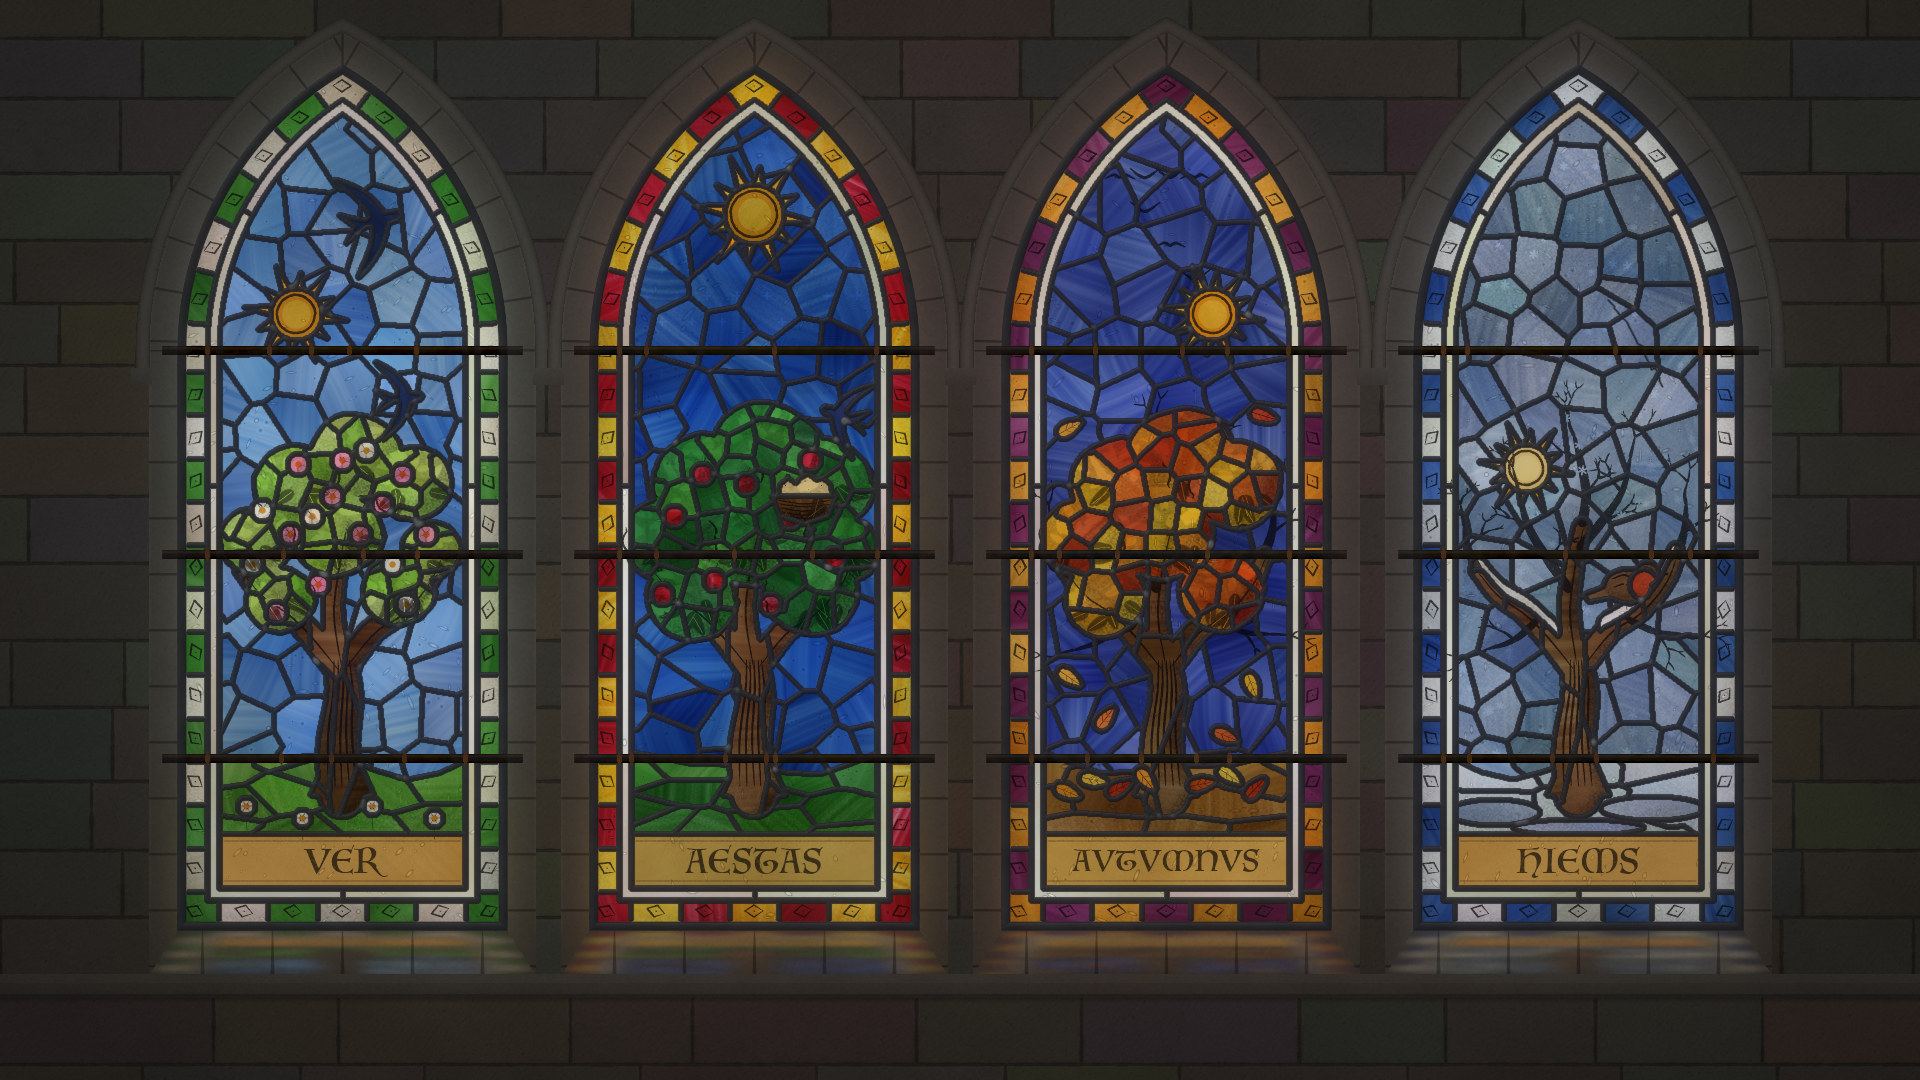

This figure's Python source:
"""Example (stained glass / 彩色玻璃花窗): 四季之窗 · Window of the Seasons — four Gothic lancets in a stone wall,
lit by daylight from behind. Every light shows the same tree (the same trunk and boughs) in one season, and the
sun stands at a different height in each: highest in summer, level at the two equinoxes, low behind bare
branches in winter. The birds tell the year: swallows arrive in spring, a nest of chicks in summer, geese leave
in a V in autumn, a robin stays through the snow. Latin names in the label bands (VER, AESTAS, AVTVMNVS, HIEMS).
Pot-metal glass with streaks and seeds, grisaille trace lines and stippled matt, leaves scratched out of the
matt, silver stain, lead came with soldered joints, saddle bars, a mended crack, coloured light on the reveals
and the sill.
Draw-on stages: stone -> cutline cartoon -> glass -> trace -> matt and stain -> lead -> iron -> daylight.
No image model.
python3 stainedglass_seasons.py [out.jpg] [--stages DIR]
"""
import os, sys, time
sys.path.insert(0, os.path.join(os.path.dirname(os.path.abspath(__file__)), '..', 'lib'))
import numpy as np
from stainedglass import StainedGlass

out = sys.argv[1] if len(sys.argv) > 1 and not sys.argv[1].startswith('--') else 'stainedglass_seasons.jpg'
stages = sys.argv[sys.argv.index('--stages') + 1] if '--stages' in sys.argv else None
t0 = time.time()

g = StainedGlass(1920, 1080, seed=4, record=bool(stages), ambient=0.08)
rng = np.random.default_rng(12)
g.wall('#8e8474', '#6b6358')

TOP, BOT, WID = 64, 930, 330
CX = [342, 754, 1166, 1578]
lights = [g.lancet(cx, TOP, BOT, WID, splay=28, sill=44, hood=14) for cx in CX]
g.string_course(BOT + 44, 24)
g.stage('stone')

BORDER, FILLET = 30, 42                               # sdf bands: border 0..30, white fillet 30..42, field beyond
LABEL_Y = (770, 824)                                  # label band (local y)
GROUND_Y = 700

SEASONS = [
    dict(name='VER', sky=['#6f9ed6', '#5c8ccc', '#7aa8dc'], sun=(-46, 250, 26), border=['#4e9a3c', '#e6e0cc'],
         ground=['#6aae3e', '#7cbc48', '#5a9a36'], crown=['#a6d05a', '#8fc24c', '#bcd96e', '#9ccd52'], lobe=0.8),
    dict(name='AESTAS', sky=['#2456b0', '#1d4aa0', '#2b61bd'], sun=(0, 150, 30), border=['#b3182c', '#f2c230'],
         ground=['#3c8a34', '#2f7a2e', '#4a9a3a'], crown=['#2f8a3c', '#3f9c45', '#257034', '#4aa040'], lobe=1.0),
    dict(name='AVTVMNVS', sky=['#3a4fa2', '#33459a', '#4558ae'], sun=(46, 250, 26), border=['#e0922a', '#7a2c5c'],
         ground=['#9a6a2a', '#8a5a24', '#a87a34'], crown=['#e0922a', '#d0601e', '#e8b830', '#b8401e'], lobe=0.92),
    dict(name='HIEMS', sky=['#8fa9cc', '#9db4d4', '#839fc6'], sun=(-52, 404, 24), border=['#3a64b0', '#e8ecef'],
         ground=['#eef1f2', '#dfe8ef', '#cddcea'], crown=None, lobe=0),
]

# the one tree, in local coordinates (ly down from the apex), shared by all four lights.
# Glass can only be cut so thin: the trunk and main boughs are cut glass, everything thinner is painted.
TRUNK = [(0, 730), (-4, 682), (2, 634), (-2, 594)]
CUT_BOUGHS = [([(-4, 604), (-30, 572), (-54, 548), (-80, 530), (-100, 506)], 27, 16),     # left
              ([(4, 600), (32, 566), (62, 546), (86, 518), (98, 492)], 26, 16),           # right
              ([(-2, 598), (-9, 548), (-4, 500), (4, 462)], 23, 16)]                      # leader
PAINTED = [([(-100, 506), (-110, 486), (-114, 462)], 9, 3),
           ([(98, 492), (106, 468), (108, 440)], 9, 3),
           ([(4, 462), (8, 430), (2, 396), (-4, 372)], 10, 3),
           ([(-7, 528), (-30, 496), (-50, 462), (-60, 424)], 10, 3),
           ([(0, 486), (24, 458), (44, 428), (52, 394)], 9, 3),
           ([(-40, 556), (-64, 576), (-92, 586)], 7, 2.5),
           ([(48, 554), (78, 568), (104, 570)], 7, 2.5)]
NEST = [(18, 432), (82, 432), (74, 452), (50, 460), (26, 452)]
CHICKS = [(24, 433), (26, 420), (34, 414), (42, 420), (46, 414), (54, 410), (62, 416), (68, 414), (76, 420), (78, 433)]
LOBES = [(-84, 476, 46), (-46, 420, 54), (14, 392, 56), (70, 420, 50), (90, 486, 36), (-62, 536, 44),
         (56, 528, 46), (-4, 470, 56)]


def twigs(p, ang, length, width, depth, out):
    """a little recursive tree of painted twigs"""
    q = (p[0] + np.cos(ang) * length, p[1] + np.sin(ang) * length)
    mid = ((p[0] + q[0]) / 2 + rng.normal(0, length * 0.07), (p[1] + q[1]) / 2 + rng.normal(0, length * 0.07))
    out.append(([p, mid, q], width))
    if depth > 0:
        for da in (-0.5, 0.45):
            twigs(q, ang + da + rng.normal(0, 0.18), length * rng.uniform(0.58, 0.74), width * 0.66, depth - 1, out)


def _place(L, pts, x, y, s, flip, rot):
    P = np.asarray(pts, np.float32) * s
    if flip: P[:, 0] *= -1
    c, sn = np.cos(rot), np.sin(rot)
    return L.P(P @ np.array([[c, sn], [-sn, c]], np.float32) + [x, y])


def swallow(L, x, y, s=1.0, flip=False, rot=0.0):
    """a swallow seen from below: scythe-curved wings swept back, short body, deeply forked tail"""
    from core import spline as sp
    up = [(6, -3), (3, -12), (-4, -24), (-16, -36), (-32, -46), (-22, -32), (-14, -20), (-9, -9), (-8, -3)]
    lo = [(px, -py) for px, py in up[::-1]]
    body = [(20, 0), (17, -4), (8, -5), (-8, -4), (-14, -3), (-36, -14), (-24, 0), (-36, 14), (-14, 3), (-8, 4), (8, 5), (17, 4)]
    m = 0
    for part in (up, body, lo):
        P = sp(part + [part[0]], 6) if part is not body else np.asarray(part, np.float32)
        m = m + g.poly(_place(L, P, x, y, s, flip, rot))
    return np.clip(m, 0, 1)


def leaf_pts(cx, cy, ang, ln, wd, n=30):
    t = np.linspace(0, 2 * np.pi, n, endpoint=False)
    u = np.cos(t) * ln / 2
    v = np.sin(t) * wd / 2 * (1 - 0.35 * np.cos(t))         # a pointed tip
    c, s = np.cos(ang), np.sin(ang)
    return np.stack([cx + u * c - v * s, cy + u * s + v * c], 1)


def lobe_masks(L, lobes, field):
    return [g.blob(*L.pt(x, y), r, r * 0.93, rough=0.1, seed=sd) * field for (x, y, r, sd) in lobes]


def wood_mask(L, field):
    m = g.branch(L.P(TRUNK), 46, 30) + g.poly(L.P([(-32, 731), (-18, 700), (18, 700), (32, 731), (0, 737)]))
    for pts, w0, w1 in CUT_BOUGHS:
        m = np.maximum(m, g.branch(L.P(pts), w0, w1))
    return np.clip(m, 0, 1) * field


paint = []                                           # painting jobs, done after all the glass is cut
for L, S in zip(lights, SEASONS):
    field = L.inner(FILLET)
    # ---- sky: a mosaic of blues
    g.glass(field, S['sky'], cell=46, streak=0.6)
    sx, sy, sr = S['sun']
    scx, scy = L.pt(sx, sy)
    # ---- the sun: a disc of yellow with cut rays of gold and amber
    nr = 12
    for k in range(nr):
        a = k * 2 * np.pi / nr + 0.13
        tip = sr * (2.05 if k % 2 == 0 else 1.62)
        ray = [(scx + np.cos(a - 0.21) * sr * 0.9, scy + np.sin(a - 0.21) * sr * 0.9), (scx + np.cos(a) * tip, scy + np.sin(a) * tip),
               (scx + np.cos(a + 0.21) * sr * 0.9, scy + np.sin(a + 0.21) * sr * 0.9)]
        g.glass(g.poly(ray) * field, '#f0b02a' if k % 2 == 0 else '#f6d24a', streak=0.4)
    g.glass(g.circle(scx, scy, sr) * field, '#f3cf4a' if S['name'] != 'HIEMS' else '#f4e3a0', streak=0.3, seeds=0.6)
    # ---- ground: a wavy band of pieces
    gx = np.linspace(-130, 130, 9)
    gy = GROUND_Y + 10 * np.sin(gx / 40 + CX.index(L.cx)) - 6 * np.cos(gx / 23)
    ground = g.poly(L.P(np.vstack([np.stack([gx, gy], 1), [(130, LABEL_Y[0]), (-130, LABEL_Y[0])]]))) * field
    g.glass(ground, S['ground'], cell=42, streak=0.5, aspect=1.6)
    if S['name'] == 'HIEMS':                         # snow drifts: blue shadows lying in the hollows
        for (dx, dy, rx, ry) in [(-84, 748, 46, 13), (74, 744, 52, 12), (0, 763, 66, 8)]:
            g.glass(g.ellipse(*L.pt(dx, dy), rx, ry) * ground, '#b9cde4', streak=0.3)
    # ---- trunk and main boughs, cut in brown glass
    wood = wood_mask(L, field)
    g.glass(wood, ['#6e4526', '#7a4e2c', '#62401f'], cell=62, aspect=1.8, angle=np.pi / 2, streak=0.5, streak_dir=np.pi / 2)
    if S['name'] == 'HIEMS':                         # snow lying on the upper half of the two side boughs
        for pts, w0, w1 in CUT_BOUGHS[:2]:
            P = np.asarray(pts, np.float32)
            up = g.branch(L.P(P[1:] + [0, -6]), w0 * 0.9, w1 * 0.9)          # snow bulges a little above the bough
            down = g.branch(L.P(P[1:] + [0, 8]), w0 * 0.9, w1)
            g.glass(np.clip(up - down, 0, 1) * field, '#f1f2ee', streak=0.3)
    # ---- crown: one area of mixed greens (or golds), cut into small pieces; lobes are modelled in paint later
    lobes = []
    if S['crown']:
        keep = range(len(LOBES)) if S['name'] != 'AVTVMNVS' else [0, 1, 2, 3, 5, 6, 7]
        for i in sorted(keep, key=lambda i: LOBES[i][1]):          # back (high) to front (low)
            x, y, r = LOBES[i]
            r *= S['lobe']
            lobes.append((x, y, r, 500 + 10 * len(lobes) + CX.index(L.cx)))      # keep the seed, rebuild the mask later
        crown = np.clip(sum(lobe_masks(L, lobes, field)), 0, 1)
        g.glass(crown, S['crown'], cell=30, streak=0.5, vary=1.2)
    # ---- the season's birds and fruit, in glass
    details = []
    if S['name'] == 'VER':
        blossom = [(-80, 446), (-44, 400), (-10, 432), (24, 386), (60, 410), (84, 470), (-90, 500), (-52, 470),
                   (18, 470), (50, 500), (-24, 520), (-66, 548), (64, 540), (0, 396), (40, 440), (-30, 452)]
        for k, (x, y) in enumerate(blossom):
            g.glass(g.circle(*L.pt(x, y), 11) * field, '#ef9ab8' if k % 3 else '#f2ece0', streak=0.2, seeds=0.4)
            details.append(('blossom', x, y))
        for (x, y, s, fl, rt) in [(38, 156, 1.1, False, -0.25), (64, 334, 0.85, False, -0.1)]:
            g.glass(swallow(L, x, y, s, fl, rt) * field, '#1c2a58', streak=0.3)
            details.append(('swallow', x, y, s, fl, rt))
        for x in (-96, -40, 30, 92):                 # daisies in the grass
            y = 742 + (x % 3) * 6
            g.glass(g.circle(*L.pt(x, y), 9) * field, '#f2ece0', streak=0.2)
            details.append(('flower', x, y))
    if S['name'] == 'AESTAS':
        for (x, y) in [(-80, 452), (-40, 516), (-8, 420), (36, 454), (80, 494), (-92, 530), (16, 540), (56, 396), (-52, 410)]:
            g.glass(g.circle(*L.pt(x, y), 11) * field, '#b3182c', streak=0.6, flashed=True)
            details.append(('apple', x, y))
        nest = g.poly(L.P(NEST)) * field
        chicks = g.poly(L.P(CHICKS)) * field
        g.glass(chicks, '#e9dfb8', streak=0.2)
        g.glass(nest, '#7a4a24', streak=0.6, streak_dir=0.0)
        g.glass(swallow(L, 84, 350, 0.85, True, 0.3) * field, '#1c2a58', streak=0.3)   # a parent flying back to the nest
        details.append(('nest',))
    if S['name'] == 'AVTVMNVS':
        falling = [(-96, 614, 0.6), (-60, 654, -0.9), (86, 622, 1.2), (98, 352, 0.3), (-96, 364, -0.5), (60, 672, 0.4)]
        pile = [(-72, 716, 0.2), (-46, 724, -0.5), (-20, 716, 0.9), (36, 720, -0.2), (64, 712, 0.6), (90, 724, -0.8),
                (-98, 728, 0.4)]
        for k, (x, y, a) in enumerate(falling + pile):
            col = ['#e0922a', '#d0601e', '#e8b830', '#b8401e'][k % 4]
            g.glass(g.poly(leaf_pts(*L.pt(x, y), a, 30, 15)) * field, col, streak=0.4)
            details.append(('leaf', x, y, a))
    if S['name'] == 'HIEMS':
        rx_, ry_ = 50, 522                           # a robin perched on the right bough
        body = g.blob(*L.pt(rx_, ry_), 24, 17, rough=0.04) + g.circle(*L.pt(rx_ + 19, ry_ - 13), 12) \
            + g.poly(L.P([(rx_ - 18, ry_ - 2), (rx_ - 44, ry_ + 8), (rx_ - 40, ry_ + 16), (rx_ - 14, ry_ + 11)]))
        body = np.clip(body, 0, 1) * field
        g.glass(body, '#7a5434', streak=0.4)
        g.glass(g.blob(*L.pt(rx_ + 16, ry_ - 1), 14, 15, rough=0.04) * body, '#d4502a', streak=0.4)
        details.append(('robin', rx_, ry_))
    # ---- label band (white glass, stained gold later, painted letters)
    band = g.poly(L.P([(-200, LABEL_Y[0]), (200, LABEL_Y[0]), (200, LABEL_Y[1] + 30), (-200, LABEL_Y[1] + 30)])) * field
    g.glass(band, '#ece6d2', streak=0.3)
    # ---- white fillet and the border
    g.glass(L.band(BORDER, FILLET), '#efeadb', sites=L.outline((BORDER + FILLET) / 2, 140), streak=0.3)
    bsites = L.outline(BORDER / 2 + 2, 40)
    g.glass(L.band(-2, BORDER), S['border'], sites=bsites, streak=0.5, flashed=S['border'][0] == '#b3182c')
    paint.append((L, S, lobes, details, bsites))

g.stage('cartoon', cartoon=True)
g.stage('glass')

# ================================================================== trace lines
for L, S, lobes, details, bsites in paint:
    lm = lobe_masks(L, lobes, L.inner(FILLET))
    sx, sy, sr = S['sun']
    scx, scy = L.pt(sx, sy)
    t = np.linspace(0, 2 * np.pi, 40)
    g.trace(np.stack([scx + (sr - 7) * np.cos(t), scy + (sr - 7) * np.sin(t)], 1), 2.2, taper=(0, 0))
    # bark: long wavering lines up the trunk and along the boughs
    for k in range(5):
        off = -15 + k * 7.5
        g.trace(L.P([(off * 0.95, 722), (off * 0.8 - 2, 672), (off * 0.62 + 1, 626), (off * 0.5, 596)]), 2.0, taper=(0.3, 0.4))
    for pts, w0, w1 in CUT_BOUGHS:
        g.trace(L.P(np.asarray(pts, np.float32) + [1, 3]), 1.8, taper=(0.3, 0.5))
    # painted branches and twigs, too thin to cut in glass (seen in full in winter, through gaps otherwise)
    if S['name'] in ('HIEMS', 'AVTVMNVS'):
        tw = []
        depth = 3 if S['name'] == 'HIEMS' else 2
        sky_clip = None if not lobes else 1 - np.clip(sum(lm), 0, 1)    # autumn: twigs only where the sky shows
        for pts, w0, w1 in PAINTED:
            P = np.asarray(pts, np.float32)
            g.trace(L.P(P), w0, taper=(0.02, 0.7), clip=sky_clip)
            d = P[-1] - P[-2]; a = np.arctan2(d[1], d[0])
            twigs(tuple(P[-1]), a, 22, w1 * 1.2, depth, tw)
            for j in range(1, len(P) - 1):
                twigs(tuple(P[j]), a + (0.9 if j % 2 else -0.9), 20, w1 * 1.3, depth - 1, tw)
        for p, w in tw:
            g.trace(L.P(p), max(w, 1.2), taper=(0.05, 0.9), clip=sky_clip)
    # crown: a scalloped line of leaf tips along the lower, shaded rim of every lobe that is in front
    for i, (x, y, r, _) in enumerate(lobes):
        later = np.clip(sum(lm[i + 1:]), 0, 1) if i + 1 < len(lobes) else 0
        th = np.linspace(-0.5, np.pi + 0.3, int(r * 3.6))
        rr = r * (0.96 + 0.07 * np.abs(np.sin(th * r / 7)))
        P = np.stack([x + rr * np.cos(th), y + rr * np.sin(th) * 0.93], 1)
        Q = L.P(P)
        vis = [(0 <= int(q[1]) < g.H and 0 <= int(q[0]) < g.W and (np.isscalar(later) or later[int(q[1]), int(q[0])] < 0.5)) for q in Q]
        run = []
        for q, v in zip(Q, vis):
            if v: run.append(q)
            elif len(run) > 3: g.trace(np.array(run), 2.2, taper=(0.3, 0.3), smooth=False, wobble=0); run = []
            else: run = []
        if len(run) > 3: g.trace(np.array(run), 2.2, taper=(0.3, 0.3), smooth=False, wobble=0)
        # a few painted leaves with midribs in the shadowed lower half
        for k in range(int(r / 9)):
            a = rng.uniform(0.2, 2.6); d = r * rng.uniform(0.45, 0.8)
            lx, ly = x + d * np.cos(a), y + d * np.sin(a) * 0.93
            if not np.isscalar(later) and later[int(L.pt(lx, ly)[1]), int(L.pt(lx, ly)[0])] > 0.5: continue
            ang = a + rng.normal(0, 0.5)
            Pl = leaf_pts(*L.pt(lx, ly), ang, 24, 11, 24)
            np.maximum(g.trace_a, g.poly(Pl) * 0.8, out=g.trace_a)
            c, s_ = np.cos(ang), np.sin(ang)
            g.scratch([L.pt(lx - 10 * c, ly - 10 * s_), L.pt(lx + 9 * c, ly + 9 * s_)], 1.3)
    for d in details:
        if d[0] == 'blossom':
            cx_, cy_ = L.pt(d[1], d[2])
            for k in range(5):
                a = k * 2 * np.pi / 5 + 0.3
                g.trace(np.array([(cx_ + 3 * np.cos(a), cy_ + 3 * np.sin(a)), (cx_ + 8 * np.cos(a), cy_ + 8 * np.sin(a))]), 1.5)
        elif d[0] == 'flower':
            cx_, cy_ = L.pt(d[1], d[2])
            g.trace(np.array([(cx_, cy_ + 8), (cx_ + 1, cy_ + 24)]), 2.2, taper=(0.1, 0.6))
            for k in range(6):
                a = k * 2 * np.pi / 6
                g.trace(np.array([(cx_ + 2.5 * np.cos(a), cy_ + 2.5 * np.sin(a)), (cx_ + 7 * np.cos(a), cy_ + 7 * np.sin(a))]), 1.3)
        elif d[0] == 'swallow':
            pass
        elif d[0] == 'apple':
            cx_, cy_ = L.pt(d[1], d[2])
            g.trace(np.array([(cx_ + 1, cy_ - 9), (cx_ + 4, cy_ - 17)]), 2.4, taper=(0.1, 0.5))
        elif d[0] == 'leaf':
            _, x, y, a = d
            c, s_ = np.cos(a), np.sin(a)
            cx_, cy_ = L.pt(x, y)
            g.trace(np.array([(cx_ - 14 * c, cy_ - 14 * s_), (cx_ + 12 * c, cy_ + 12 * s_)]), 1.8, taper=(0.1, 0.6))
            for j in (-1, 1):
                for u in (-5, 2):
                    g.trace(np.array([(cx_ + u * c, cy_ + u * s_), (cx_ + (u + 5) * c - j * 5 * s_, cy_ + (u + 5) * s_ + j * 5 * c)]), 1.1)
        elif d[0] == 'nest':
            for k in range(6):
                y0 = 436 + k * 4
                g.trace(L.P([(22 + k * 2, y0), (50, y0 + 3 + rng.normal(0, 1)), (78 - k * 2, y0)]), 1.4, taper=(0.2, 0.2))
            for (x, y) in [(34, 418), (54, 414), (70, 418)]:          # open beaks and eyes
                cx_, cy_ = L.pt(x, y)
                g.trace(np.array([(cx_ - 4, cy_ - 2), (cx_, cy_ - 9), (cx_ + 4, cy_ - 2)]), 1.6, smooth=False)
                g.trace(np.array([(cx_ - 3, cy_ + 3), (cx_ - 2.5, cy_ + 3.5)]), 2.6)
        elif d[0] == 'robin':
            _, x, y = d
            ex, ey = L.pt(x + 23, y - 16)
            g.trace(np.array([(ex, ey), (ex + 0.5, ey + 0.5)]), 3.8)
            g.trace(L.P([(x + 30, y - 15), (x + 39, y - 12), (x + 30, y - 9)]), 2.0, smooth=False)       # beak
            g.trace(L.P([(x - 16, y - 7), (x - 4, y - 11), (x + 6, y - 7)]), 1.7)                        # wing
            g.trace(L.P([(x - 14, y + 1), (x - 4, y - 2), (x + 4, y + 1)]), 1.4)
            for lx_ in (x - 2, x + 7):                                                                   # legs
                g.trace(L.P([(lx_, y + 15), (lx_ + 1, y + 24)]), 1.8, taper=(0.1, 0.1))
    if S['name'] == 'AVTVMNVS':                      # geese leaving in a V, painted on the sky
        for k in range(7):
            i = (k + 1) // 2
            side = 1 if k % 2 else -1
            x, y = -46 + i * 25, 112 + side * i * 17 + i * 17
            cx_, cy_ = L.pt(x, y)
            flap = 1 if k % 3 else -0.4
            g.trace(np.array([(cx_ - 15, cy_ - 8 * flap), (cx_ - 6, cy_ - 1), (cx_, cy_ + 1.5), (cx_ + 6, cy_ - 1),
                              (cx_ + 15, cy_ - 8 * flap)]), 2.8, taper=(0.3, 0.3))
            g.trace(np.array([(cx_ - 5, cy_ + 2), (cx_ + 5, cy_ + 0.5)]), 4.4, taper=(0.4, 0.2))
    # border: a painted lozenge with a dot on every piece
    ctr = np.array(L.pt(0, 520))
    for (x, y) in bsites:
        n_ = ctr - [x, y]; n_ /= np.linalg.norm(n_) + 1e-6
        p_ = np.array([-n_[1], n_[0]])
        c_ = np.array([x, y]) + n_ * 2
        lz = np.array([c_ + p_ * 9, c_ + n_ * 6, c_ - p_ * 9, c_ - n_ * 6, c_ + p_ * 9])
        g.trace(lz, 1.6, taper=(0, 0), smooth=False, wobble=0)
        g.trace(np.array([c_, c_ + 0.4]), 3.4)
    lx, ly = L.pt(0, (LABEL_Y[0] + LABEL_Y[1]) / 2 + 1)
    g.inscribe(S['name'], lx, ly, 34 if len(S['name']) < 7 else 29, spacing=1.0)
g.stage('trace')

# ================================================================== matt, sticklight, silver stain
for L, S, lobes, details, bsites in paint:
    field = L.inner(FILLET)
    sx, sy, sr = S['sun']
    scx, scy = L.pt(sx, sy)
    g.shade(wood_mask(L, field), offset=(10, 3), strength=0.6, soft=3)
    # crown: an overall matt, every lobe shaded toward the lower right, leaves scratched out on the lit side
    lm = lobe_masks(L, lobes, field)
    for i, (x, y, r, _) in enumerate(lobes):
        m = lm[i]
        later = np.clip(sum(lm[i + 1:]), 0, 1) if i + 1 < len(lobes) else 0
        vis = m * (1 - later)
        g.matt(vis, 0.3, soft=2)
        g.shade(m, offset=(r * 0.3, r * 0.36), strength=0.5, soft=6, clip=vis)
        for k in range(int(r * r / 150)):
            a = rng.uniform(np.pi * 0.9, np.pi * 1.85); d = r * np.sqrt(rng.uniform(0.05, 0.75))
            lx, ly = x + d * np.cos(a), y + d * np.sin(a)
            Pl = leaf_pts(*L.pt(lx, ly), a + rng.normal(0, 0.6), rng.uniform(13, 19), rng.uniform(6, 8), 16)
            g.scratch_mask(g.poly(Pl) * vis)
    # sky: a light matt badgered toward the edges of each light, so the middle reads brighter
    edge = np.clip(1 - g.circle(*L.pt(0, 470), 210), 0, 1)
    g.matt(field * edge, 0.16, soft=30)
    if S['name'] == 'HIEMS':                         # snowflakes scratched out of a thin matt on the sky
        sky_only = field * (1 - g.circle(scx, scy, sr * 2.2)) * (g.YY < L.top + GROUND_Y - 10) * (1 - wood_mask(L, field))
        g.diaper(sky_only, spacing=34, motif='flake', size=3.6, paint=0.22, jitter=1.0, width=1.5)
    if S['name'] == 'AESTAS':                        # a faint diaper of crosses on the summer sky
        sky_only = field * (1 - g.circle(scx, scy, sr * 2.2)) * (g.YY < L.top + 330)
        g.diaper(sky_only, spacing=30, motif='cross', size=3.4, paint=0.16, width=1.5)
    g.stain(g.circle(scx, scy, sr) * (1 - g.circle(scx, scy, sr * 0.55) * 0.6), 0.9 if S['name'] != 'HIEMS' else 0.45)
    for d in details:
        if d[0] == 'apple':
            cx_, cy_ = L.pt(d[1], d[2])
            g.matt(g.circle(cx_ + 3, cy_ + 3, 10), 0.45, soft=2)
            g.scratch([(cx_ - 6, cy_ - 2), (cx_ - 3, cy_ - 6)], 2.4)
        elif d[0] in ('blossom', 'flower'):
            g.stain(g.circle(*L.pt(d[1], d[2]), 3.2), 1.3)
        elif d[0] == 'robin':
            g.shade(g.blob(*L.pt(d[1], d[2]), 24, 17, rough=0.04), offset=(0, 9), strength=0.5, soft=3)
        elif d[0] == 'nest':
            g.matt(g.poly(L.P([(18, 444), (82, 444), (74, 452), (50, 460), (26, 452)])), 0.5, soft=2)
            g.stain(g.poly(L.P(CHICKS)), 0.5)
    # ground: darker toward the bottom; grass blades scratched out in spring and summer
    gm = field * (g.YY > L.top + GROUND_Y - 16) * (g.YY < L.top + LABEL_Y[0])
    g.matt(gm * np.clip((g.YY - (L.top + GROUND_Y)) / 70, 0, 1), 0.35, soft=4)
    if S['name'] in ('VER', 'AESTAS'):
        for k in range(26):
            x = rng.uniform(-118, 118); y = rng.uniform(GROUND_Y + 14, LABEL_Y[0] - 8)
            g.scratch(L.P([(x, y), (x + rng.normal(0, 2), y - rng.uniform(7, 13))]), 1.6)
    # label band: stained gold, a painted rule above and below the letters
    lb = g.poly(L.P([(-200, LABEL_Y[0]), (200, LABEL_Y[0]), (200, LABEL_Y[1]), (-200, LABEL_Y[1])])) * field
    g.stain(lb, 0.9)
    for yy in (LABEL_Y[0] + 7, LABEL_Y[1] - 7):
        g.trace(L.P([(-118, yy), (118, yy)]), 1.6, taper=(0.02, 0.02), smooth=False)
    # border: matt toward the outer edge, so the colours deepen into the stone
    g.matt(L.band(-2, BORDER) * np.clip(1 - (L.sdf() - 8) / 24, 0, 1), 0.3, soft=2)
g.stage('matt')

# ================================================================== lead, iron, a mended crack
w4 = lights[3]
g.crack([w4.pt(30, 236), w4.pt(52, 262), w4.pt(70, 300), w4.pt(84, 322)], mend=True)
g.lead(width=6.0, rim=9.0)
g.stage('lead')
for L in lights:
    for y in (286, 490, 694):
        g.saddle_bar(L, L.top + y, width=9)
g.stage('iron')
g.weather(grime=0.55, pits=0.6)
g.daylight(strength=1.0, spill=1.0, halation=1.0)
g.save(out, stages)
print('saved', out, f'{time.time() - t0:.1f}s')
